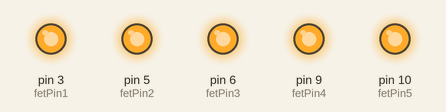
Recording of a sketch running on a simulated Arduino Uno, built with avr-gcc and run on an emulated ATmega328P. Parts: output pins drawn as LEDs (lit = HIGH).

Above: at 0.1 s.
Timing chart, 0 to 1.6 s (numbered marks = the images above):
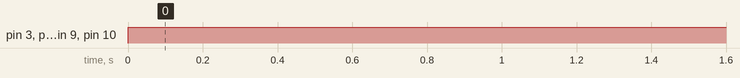

Measured:
- by itself, pin 3 (fetPin1), pin 5 (fetPin2), pin 6 (fetPin3), pin 9 (fetPin4), pin 10 (fetPin5): LOW → HIGH at 0.00 s

The sketch:

Five_area_heating.ino
```cpp
// This program sets five digital outputs to high

int fetPin1 = 3; //Thumb heating element
int fetPin2 = 5; //Index and Middle Finger heating element
int fetPin3 = 6; //Ring and pinky finger heating element
int fetPin4 = 9; //Palm heating element
int fetPin5 = 10; //Rear of hand heating element


void setup() {
  // initialize the digital pins as an output.
  pinMode(fetPin1, OUTPUT);
  pinMode(fetPin2, OUTPUT);
  pinMode(fetPin3, OUTPUT);
  pinMode(fetPin4, OUTPUT);
  pinMode(fetPin5, OUTPUT);
}

void loop() {
  //Turn on all heating elements continuously
  digitalWrite(fetPin1, HIGH);
  digitalWrite(fetPin2, HIGH);
  digitalWrite(fetPin3, HIGH);
  digitalWrite(fetPin4, HIGH);
  digitalWrite(fetPin5, HIGH);
}
```
